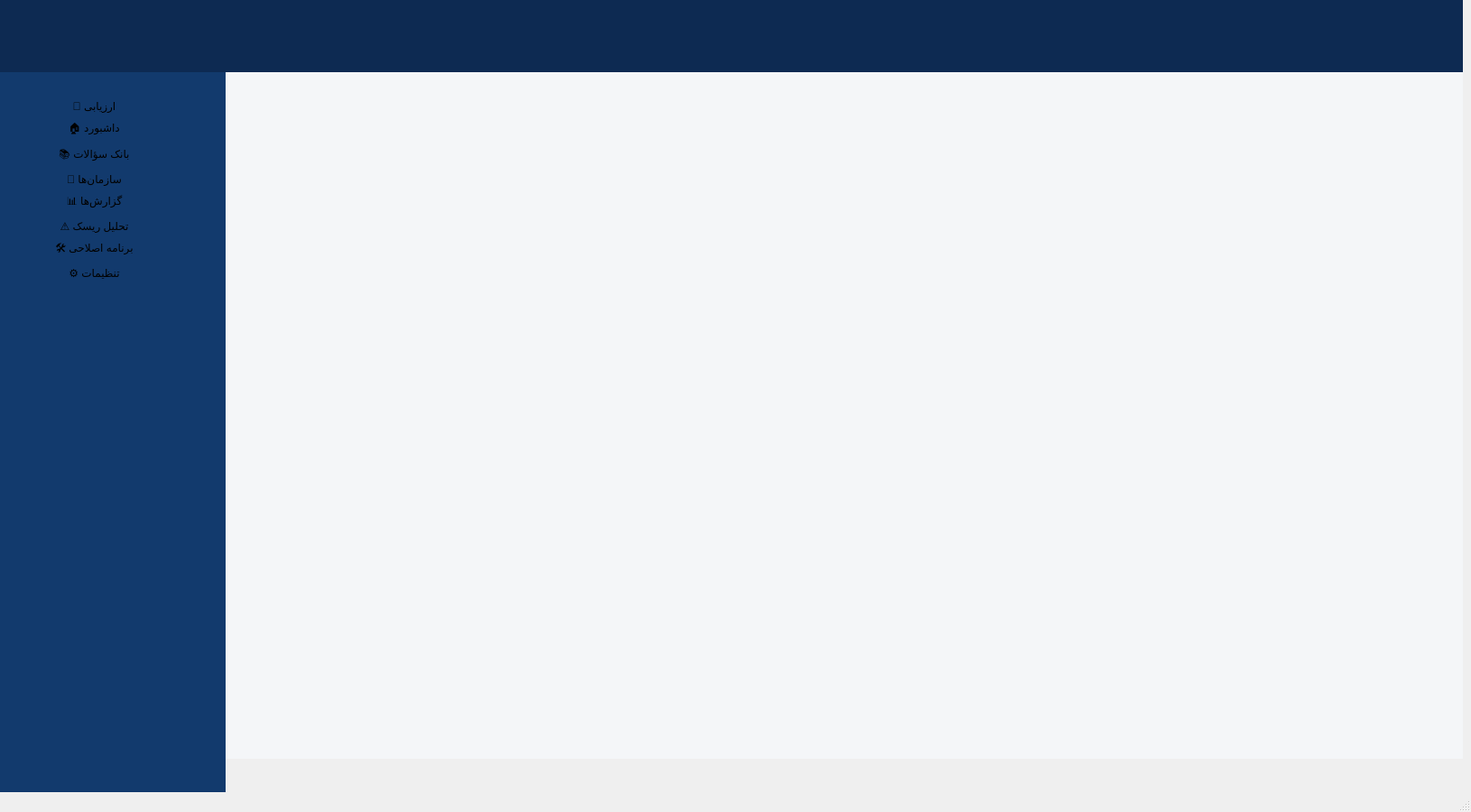
<?xml version="1.0" encoding="UTF-8"?>
<ui version="4.0">
 <class>MainWindow</class>
 <widget class="QMainWindow" name="MainWindow">
  <property name="geometry">
   <rect>
    <x>0</x>
    <y>0</y>
    <width>1630</width>
    <height>900</height>
   </rect>
  </property>
  <property name="windowTitle">
   <string>MainWindow</string>
  </property>
  <widget class="QWidget" name="centralwidget">
   <widget class="QFrame" name="headerFrame">
    <property name="geometry">
     <rect>
      <x>0</x>
      <y>0</y>
      <width>1621</width>
      <height>80</height>
     </rect>
    </property>
    <property name="styleSheet">
     <string notr="true">background-color:#0D2A52;
border:none;</string>
    </property>
    <property name="frameShape">
     <enum>QFrame::Shape::StyledPanel</enum>
    </property>
    <property name="frameShadow">
     <enum>QFrame::Shadow::Raised</enum>
    </property>
   </widget>
   <widget class="QFrame" name="sidebarFrame">
    <property name="geometry">
     <rect>
      <x>0</x>
      <y>80</y>
      <width>250</width>
      <height>900</height>
     </rect>
    </property>
    <property name="styleSheet">
     <string notr="true">background-color:#123A6D;
border:none;</string>
    </property>
    <property name="frameShape">
     <enum>QFrame::Shape::StyledPanel</enum>
    </property>
    <property name="frameShadow">
     <enum>QFrame::Shadow::Raised</enum>
    </property>
    <widget class="QWidget" name="">
     <property name="geometry">
      <rect>
       <x>50</x>
       <y>20</y>
       <width>109</width>
       <height>220</height>
      </rect>
     </property>
     <layout class="QVBoxLayout" name="verticalLayout">
      <property name="spacing">
       <number>8</number>
      </property>
      <property name="leftMargin">
       <number>10</number>
      </property>
      <property name="topMargin">
       <number>10</number>
      </property>
      <property name="rightMargin">
       <number>10</number>
      </property>
      <property name="bottomMargin">
       <number>10</number>
      </property>
      <item>
       <widget class="QPushButton" name="pushButton_2">
        <property name="text">
         <string>📝 ارزیابی</string>
        </property>
       </widget>
      </item>
      <item>
       <widget class="QPushButton" name="pushButton">
        <property name="text">
         <string>🏠 داشبورد</string>
        </property>
       </widget>
      </item>
      <item>
       <widget class="QPushButton" name="pushButton_3">
        <property name="text">
         <string>📚 بانک سؤالات</string>
        </property>
       </widget>
      </item>
      <item>
       <widget class="QPushButton" name="pushButton_4">
        <property name="text">
         <string>🏢 سازمان‌ها</string>
        </property>
       </widget>
      </item>
      <item>
       <widget class="QPushButton" name="pushButton_5">
        <property name="text">
         <string>📊 گزارش‌ها</string>
        </property>
       </widget>
      </item>
      <item>
       <widget class="QPushButton" name="pushButton_6">
        <property name="text">
         <string>⚠️ تحلیل ریسک</string>
        </property>
       </widget>
      </item>
      <item>
       <widget class="QPushButton" name="pushButton_7">
        <property name="text">
         <string>🛠 برنامه اصلاحی
</string>
        </property>
       </widget>
      </item>
      <item>
       <widget class="QPushButton" name="pushButton_8">
        <property name="text">
         <string>⚙️ تنظیمات</string>
        </property>
       </widget>
      </item>
     </layout>
    </widget>
   </widget>
   <widget class="QFrame" name="contentFrame">
    <property name="geometry">
     <rect>
      <x>250</x>
      <y>80</y>
      <width>1371</width>
      <height>761</height>
     </rect>
    </property>
    <property name="styleSheet">
     <string notr="true">background-color:#F4F6F8;
border:none;</string>
    </property>
    <property name="frameShape">
     <enum>QFrame::Shape::StyledPanel</enum>
    </property>
    <property name="frameShadow">
     <enum>QFrame::Shadow::Raised</enum>
    </property>
   </widget>
  </widget>
  <widget class="QMenuBar" name="menubar">
   <property name="geometry">
    <rect>
     <x>0</x>
     <y>0</y>
     <width>1630</width>
     <height>33</height>
    </rect>
   </property>
  </widget>
  <widget class="QStatusBar" name="statusbar"/>
 </widget>
 <resources/>
 <connections/>
</ui>
